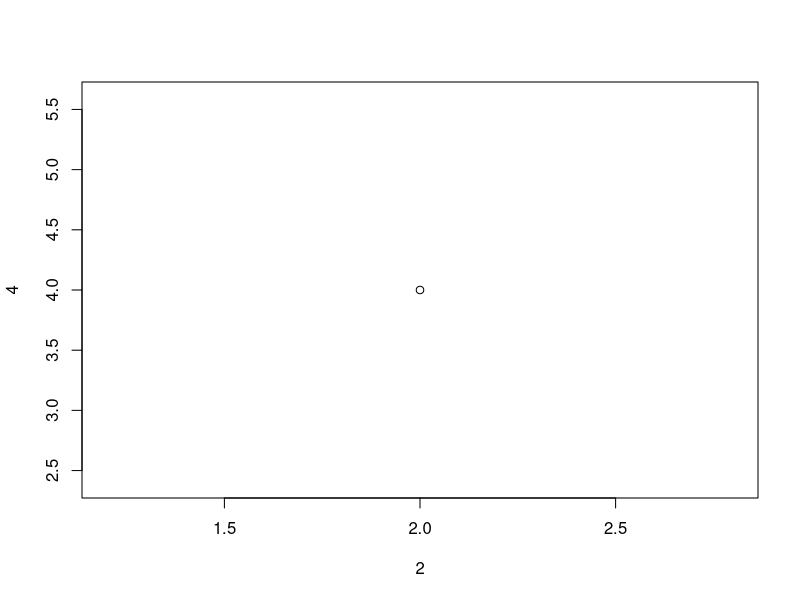
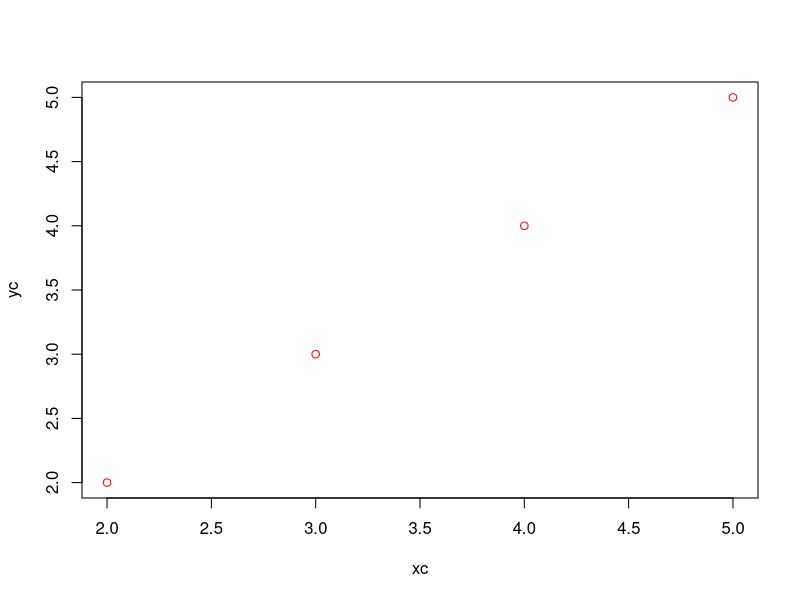
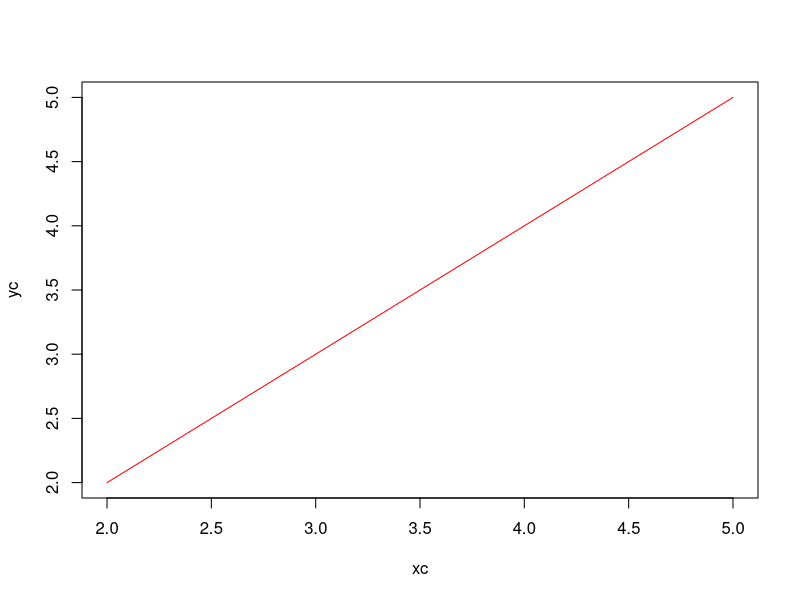

Here is the R script that generated these plots, in order:
plot(2,4)
xc=c(2,3,4,5)
yc=c(2,3,4,5)
plot(xc,yc,col = "red")
plot(xc,yc,col = "red",type='l')
#the below line also works
# pie(20,30,40)